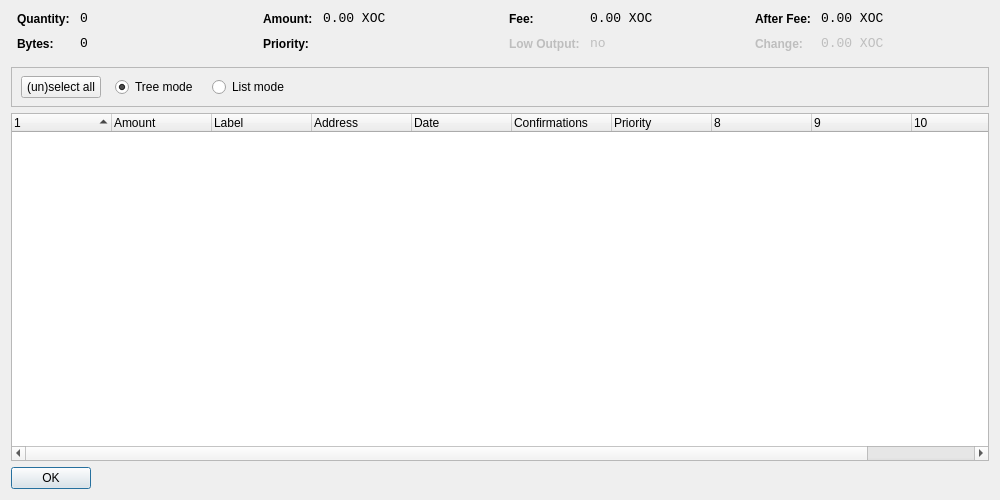
<?xml version="1.0" encoding="UTF-8"?>
<ui version="4.0">
 <class>CoinControlDialog</class>
 <widget class="QDialog" name="CoinControlDialog">
  <property name="geometry">
   <rect>
    <x>0</x>
    <y>0</y>
    <width>1000</width>
    <height>500</height>
   </rect>
  </property>
  <property name="windowTitle">
   <string>Coin Control</string>
  </property>
  <layout class="QVBoxLayout" name="verticalLayout">
   <item>
    <layout class="QHBoxLayout" name="horizontalLayoutTop" stretch="0,0,0,0">
     <property name="topMargin">
      <number>0</number>
     </property>
     <property name="bottomMargin">
      <number>10</number>
     </property>
     <item>
      <layout class="QFormLayout" name="formLayoutCoinControl1">
       <property name="horizontalSpacing">
        <number>10</number>
       </property>
       <property name="verticalSpacing">
        <number>10</number>
       </property>
       <property name="leftMargin">
        <number>6</number>
       </property>
       <property name="rightMargin">
        <number>6</number>
       </property>
       <item row="0" column="0">
        <widget class="QLabel" name="labelCoinControlQuantityText">
         <property name="styleSheet">
          <string notr="true">font-weight:bold;</string>
         </property>
         <property name="text">
          <string>Quantity:</string>
         </property>
        </widget>
       </item>
       <item row="0" column="1">
        <widget class="QLabel" name="labelCoinControlQuantity">
         <property name="font">
          <font>
           <family>Monospace</family>
           <pointsize>10</pointsize>
          </font>
         </property>
         <property name="cursor">
          <cursorShape>IBeamCursor</cursorShape>
         </property>
         <property name="contextMenuPolicy">
          <enum>Qt::ActionsContextMenu</enum>
         </property>
         <property name="text">
          <string notr="true">0</string>
         </property>
         <property name="textInteractionFlags">
          <set>Qt::LinksAccessibleByMouse|Qt::TextSelectableByKeyboard|Qt::TextSelectableByMouse</set>
         </property>
        </widget>
       </item>
       <item row="1" column="0">
        <widget class="QLabel" name="labelCoinControlBytesText">
         <property name="styleSheet">
          <string notr="true">font-weight:bold;</string>
         </property>
         <property name="text">
          <string>Bytes:</string>
         </property>
        </widget>
       </item>
       <item row="1" column="1">
        <widget class="QLabel" name="labelCoinControlBytes">
         <property name="font">
          <font>
           <family>Monospace</family>
           <pointsize>10</pointsize>
          </font>
         </property>
         <property name="cursor">
          <cursorShape>IBeamCursor</cursorShape>
         </property>
         <property name="contextMenuPolicy">
          <enum>Qt::ActionsContextMenu</enum>
         </property>
         <property name="text">
          <string notr="true">0</string>
         </property>
         <property name="textInteractionFlags">
          <set>Qt::LinksAccessibleByMouse|Qt::TextSelectableByKeyboard|Qt::TextSelectableByMouse</set>
         </property>
        </widget>
       </item>
      </layout>
     </item>
     <item>
      <layout class="QFormLayout" name="formLayoutCoinControl2">
       <property name="horizontalSpacing">
        <number>10</number>
       </property>
       <property name="verticalSpacing">
        <number>10</number>
       </property>
       <property name="leftMargin">
        <number>6</number>
       </property>
       <property name="rightMargin">
        <number>6</number>
       </property>
       <item row="0" column="0">
        <widget class="QLabel" name="labelCoinControlAmountText">
         <property name="styleSheet">
          <string notr="true">font-weight:bold;</string>
         </property>
         <property name="text">
          <string>Amount:</string>
         </property>
        </widget>
       </item>
       <item row="0" column="1">
        <widget class="QLabel" name="labelCoinControlAmount">
         <property name="font">
          <font>
           <family>Monospace</family>
           <pointsize>10</pointsize>
          </font>
         </property>
         <property name="cursor">
          <cursorShape>IBeamCursor</cursorShape>
         </property>
         <property name="contextMenuPolicy">
          <enum>Qt::ActionsContextMenu</enum>
         </property>
         <property name="text">
          <string notr="true">0.00 XOC</string>
         </property>
         <property name="textInteractionFlags">
          <set>Qt::LinksAccessibleByMouse|Qt::TextSelectableByKeyboard|Qt::TextSelectableByMouse</set>
         </property>
        </widget>
       </item>
       <item row="1" column="0">
        <widget class="QLabel" name="labelCoinControlPriorityText">
         <property name="styleSheet">
          <string notr="true">font-weight:bold;</string>
         </property>
         <property name="text">
          <string>Priority:</string>
         </property>
        </widget>
       </item>
       <item row="1" column="1">
        <widget class="QLabel" name="labelCoinControlPriority">
         <property name="font">
          <font>
           <family>Monospace</family>
           <pointsize>10</pointsize>
          </font>
         </property>
         <property name="cursor">
          <cursorShape>IBeamCursor</cursorShape>
         </property>
         <property name="contextMenuPolicy">
          <enum>Qt::ActionsContextMenu</enum>
         </property>
         <property name="text">
          <string/>
         </property>
         <property name="textInteractionFlags">
          <set>Qt::LinksAccessibleByMouse|Qt::TextSelectableByKeyboard|Qt::TextSelectableByMouse</set>
         </property>
        </widget>
       </item>
      </layout>
     </item>
     <item>
      <layout class="QFormLayout" name="formLayoutCoinControl3">
       <property name="horizontalSpacing">
        <number>10</number>
       </property>
       <property name="verticalSpacing">
        <number>10</number>
       </property>
       <property name="leftMargin">
        <number>6</number>
       </property>
       <property name="rightMargin">
        <number>6</number>
       </property>
       <item row="0" column="0">
        <widget class="QLabel" name="labelCoinControlFeeText">
         <property name="styleSheet">
          <string notr="true">font-weight:bold;</string>
         </property>
         <property name="text">
          <string>Fee:</string>
         </property>
        </widget>
       </item>
       <item row="0" column="1">
        <widget class="QLabel" name="labelCoinControlFee">
         <property name="font">
          <font>
           <family>Monospace</family>
           <pointsize>10</pointsize>
          </font>
         </property>
         <property name="cursor">
          <cursorShape>IBeamCursor</cursorShape>
         </property>
         <property name="contextMenuPolicy">
          <enum>Qt::ActionsContextMenu</enum>
         </property>
         <property name="text">
          <string notr="true">0.00 XOC</string>
         </property>
         <property name="textInteractionFlags">
          <set>Qt::LinksAccessibleByMouse|Qt::TextSelectableByKeyboard|Qt::TextSelectableByMouse</set>
         </property>
        </widget>
       </item>
       <item row="1" column="0">
        <widget class="QLabel" name="labelCoinControlLowOutputText">
         <property name="enabled">
          <bool>false</bool>
         </property>
         <property name="styleSheet">
          <string notr="true">font-weight:bold;</string>
         </property>
         <property name="text">
          <string>Low Output:</string>
         </property>
        </widget>
       </item>
       <item row="1" column="1">
        <widget class="QLabel" name="labelCoinControlLowOutput">
         <property name="enabled">
          <bool>false</bool>
         </property>
         <property name="font">
          <font>
           <family>Monospace</family>
           <pointsize>10</pointsize>
          </font>
         </property>
         <property name="cursor">
          <cursorShape>IBeamCursor</cursorShape>
         </property>
         <property name="contextMenuPolicy">
          <enum>Qt::ActionsContextMenu</enum>
         </property>
         <property name="text">
          <string notr="true">no</string>
         </property>
         <property name="textInteractionFlags">
          <set>Qt::LinksAccessibleByMouse|Qt::TextSelectableByKeyboard|Qt::TextSelectableByMouse</set>
         </property>
        </widget>
       </item>
      </layout>
     </item>
     <item>
      <layout class="QFormLayout" name="formLayoutCoinControl4">
       <property name="horizontalSpacing">
        <number>10</number>
       </property>
       <property name="verticalSpacing">
        <number>10</number>
       </property>
       <property name="leftMargin">
        <number>6</number>
       </property>
       <property name="rightMargin">
        <number>6</number>
       </property>
       <item row="0" column="0">
        <widget class="QLabel" name="labelCoinControlAfterFeeText">
         <property name="styleSheet">
          <string notr="true">font-weight:bold;</string>
         </property>
         <property name="text">
          <string>After Fee:</string>
         </property>
        </widget>
       </item>
       <item row="0" column="1">
        <widget class="QLabel" name="labelCoinControlAfterFee">
         <property name="font">
          <font>
           <family>Monospace</family>
           <pointsize>10</pointsize>
          </font>
         </property>
         <property name="cursor">
          <cursorShape>IBeamCursor</cursorShape>
         </property>
         <property name="contextMenuPolicy">
          <enum>Qt::ActionsContextMenu</enum>
         </property>
         <property name="text">
          <string notr="true">0.00 XOC</string>
         </property>
         <property name="textInteractionFlags">
          <set>Qt::LinksAccessibleByMouse|Qt::TextSelectableByKeyboard|Qt::TextSelectableByMouse</set>
         </property>
        </widget>
       </item>
       <item row="1" column="0">
        <widget class="QLabel" name="labelCoinControlChangeText">
         <property name="enabled">
          <bool>false</bool>
         </property>
         <property name="styleSheet">
          <string notr="true">font-weight:bold;</string>
         </property>
         <property name="text">
          <string>Change:</string>
         </property>
        </widget>
       </item>
       <item row="1" column="1">
        <widget class="QLabel" name="labelCoinControlChange">
         <property name="enabled">
          <bool>false</bool>
         </property>
         <property name="font">
          <font>
           <family>Monospace</family>
           <pointsize>10</pointsize>
          </font>
         </property>
         <property name="cursor">
          <cursorShape>IBeamCursor</cursorShape>
         </property>
         <property name="contextMenuPolicy">
          <enum>Qt::ActionsContextMenu</enum>
         </property>
         <property name="text">
          <string notr="true">0.00 XOC</string>
         </property>
         <property name="textInteractionFlags">
          <set>Qt::LinksAccessibleByMouse|Qt::TextSelectableByKeyboard|Qt::TextSelectableByMouse</set>
         </property>
        </widget>
       </item>
      </layout>
     </item>
    </layout>
   </item>
   <item>
    <widget class="QFrame" name="frame">
     <property name="minimumSize">
      <size>
       <width>0</width>
       <height>40</height>
      </size>
     </property>
     <property name="frameShape">
      <enum>QFrame::StyledPanel</enum>
     </property>
     <property name="frameShadow">
      <enum>QFrame::Sunken</enum>
     </property>
     <widget class="QWidget" name="horizontalLayoutWidget">
      <property name="geometry">
       <rect>
        <x>10</x>
        <y>0</y>
        <width>781</width>
        <height>41</height>
       </rect>
      </property>
      <layout class="QHBoxLayout" name="horizontalLayoutPanel" stretch="0,0,0,0,0">
       <property name="spacing">
        <number>14</number>
       </property>
       <item>
        <widget class="QPushButton" name="pushButtonSelectAll">
         <property name="sizePolicy">
          <sizepolicy hsizetype="Maximum" vsizetype="Fixed">
           <horstretch>0</horstretch>
           <verstretch>0</verstretch>
          </sizepolicy>
         </property>
         <property name="text">
          <string>(un)select all</string>
         </property>
        </widget>
       </item>
       <item>
        <widget class="QRadioButton" name="radioTreeMode">
         <property name="sizePolicy">
          <sizepolicy hsizetype="Maximum" vsizetype="Fixed">
           <horstretch>0</horstretch>
           <verstretch>0</verstretch>
          </sizepolicy>
         </property>
         <property name="text">
          <string>Tree mode</string>
         </property>
         <property name="checked">
          <bool>true</bool>
         </property>
        </widget>
       </item>
       <item>
        <widget class="QRadioButton" name="radioListMode">
         <property name="sizePolicy">
          <sizepolicy hsizetype="Maximum" vsizetype="Fixed">
           <horstretch>0</horstretch>
           <verstretch>0</verstretch>
          </sizepolicy>
         </property>
         <property name="text">
          <string>List mode</string>
         </property>
        </widget>
       </item>
       <item>
        <spacer name="horizontalSpacer">
         <property name="orientation">
          <enum>Qt::Horizontal</enum>
         </property>
         <property name="sizeHint" stdset="0">
          <size>
           <width>40</width>
           <height>20</height>
          </size>
         </property>
        </spacer>
       </item>
      </layout>
     </widget>
    </widget>
   </item>
   <item>
    <widget class="CoinControlTreeWidget" name="treeWidget">
     <property name="contextMenuPolicy">
      <enum>Qt::CustomContextMenu</enum>
     </property>
     <property name="sortingEnabled">
      <bool>false</bool>
     </property>
     <property name="columnCount">
      <number>11</number>
     </property>
     <attribute name="headerShowSortIndicator" stdset="0">
      <bool>true</bool>
     </attribute>
     <attribute name="headerStretchLastSection">
      <bool>false</bool>
     </attribute>
     <column>
      <property name="text">
       <string/>
      </property>
     </column>
     <column>
      <property name="text">
       <string>Amount</string>
      </property>
     </column>
     <column>
      <property name="text">
       <string>Label</string>
      </property>
     </column>
     <column>
      <property name="text">
       <string>Address</string>
      </property>
     </column>
     <column>
      <property name="text">
       <string>Date</string>
      </property>
     </column>
     <column>
      <property name="text">
       <string>Confirmations</string>
      </property>
      <property name="toolTip">
       <string>Confirmed</string>
      </property>
     </column>
     <column>
      <property name="text">
       <string>Priority</string>
      </property>
     </column>
     <column>
      <property name="text">
       <string/>
      </property>
     </column>
     <column>
      <property name="text">
       <string/>
      </property>
     </column>
     <column>
      <property name="text">
       <string/>
      </property>
     </column>
     <column>
      <property name="text">
       <string/>
      </property>
     </column>
    </widget>
   </item>
   <item>
    <widget class="QDialogButtonBox" name="buttonBox">
     <property name="sizePolicy">
      <sizepolicy hsizetype="Maximum" vsizetype="Fixed">
       <horstretch>0</horstretch>
       <verstretch>0</verstretch>
      </sizepolicy>
     </property>
     <property name="orientation">
      <enum>Qt::Horizontal</enum>
     </property>
     <property name="standardButtons">
      <set>QDialogButtonBox::Ok</set>
     </property>
    </widget>
   </item>
  </layout>
 </widget>
 <customwidgets>
  <customwidget>
   <class>CoinControlTreeWidget</class>
   <extends>QTreeWidget</extends>
   <header>coincontroltreewidget.h</header>
  </customwidget>
 </customwidgets>
 <resources/>
 <connections/>
</ui>
